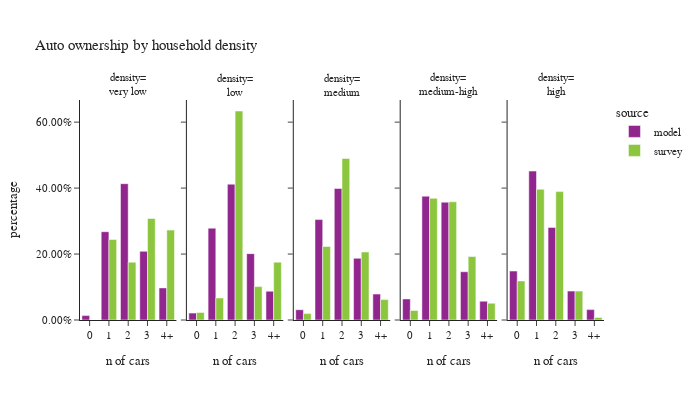

The notebook cell saved with this chart:
### Code cell
plot_auto(hh.dropna(subset=['hh_density_group']),'hh_density_group','household density','density')

### Figure 1 — Plotly figure (JSON) as saved in the notebook; plotly's stock layout.template omitted (floating-point values rounded to 4 significant figures)
{"data": [{"alignmentgroup": "True", "hovertemplate": "source=model<br>hh_density_group=very low<br>auto_ownership_simple=%{x}<br>percentage=%{y}<extra></extra>", "legendgroup": "model", "marker": {"color": "#91268F", "pattern": {"shape": ""}}, "name": "model", "offsetgroup": "model", "orientation": "v", "showlegend": true, "textposition": "auto", "type": "bar", "x": ["0", "1", "2", "3", "4+"], "xaxis": "x", "y": [0.01335, 0.2677, 0.4134, 0.2082, 0.09736], "yaxis": "y"}, {"alignmentgroup": "True", "hovertemplate": "source=model<br>hh_density_group=low<br>auto_ownership_simple=%{x}<br>percentage=%{y}<extra></extra>", "legendgroup": "model", "marker": {"color": "#91268F", "pattern": {"shape": ""}}, "name": "model", "offsetgroup": "model", "orientation": "v", "showlegend": false, "textposition": "auto", "type": "bar", "x": ["0", "1", "2", "3", "4+"], "xaxis": "x2", "y": [0.02089, 0.2786, 0.4119, 0.2013, 0.08735], "yaxis": "y2"}, {"alignmentgroup": "True", "hovertemplate": "source=model<br>hh_density_group=medium<br>auto_ownership_simple=%{x}<br>percentage=%{y}<extra></extra>", "legendgroup": "model", "marker": {"color": "#91268F", "pattern": {"shape": ""}}, "name": "model", "offsetgroup": "model", "orientation": "v", "showlegend": false, "textposition": "auto", "type": "bar", "x": ["0", "1", "2", "3", "4+"], "xaxis": "x3", "y": [0.03117, 0.3045, 0.3988, 0.187, 0.07859], "yaxis": "y3"}, {"alignmentgroup": "True", "hovertemplate": "source=model<br>hh_density_group=medium-high<br>auto_ownership_simple=%{x}<br>percentage=%{y}<extra></extra>", "legendgroup": "model", "marker": {"color": "#91268F", "pattern": {"shape": ""}}, "name": "model", "offsetgroup": "model", "orientation": "v", "showlegend": false, "textposition": "auto", "type": "bar", "x": ["0", "1", "2", "3", "4+"], "xaxis": "x4", "y": [0.0639, 0.3756, 0.3573, 0.1464, 0.05692], "yaxis": "y4"}, {"alignmentgroup": "True", "hovertemplate": "source=model<br>hh_density_group=high<br>auto_ownership_simple=%{x}<br>percentage=%{y}<extra></extra>", "legendgroup": "model", "marker": {"color": "#91268F", "pattern": {"shape": ""}}, "name": "model", "offsetgroup": "model", "orientation": "v", "showlegend": false, "textposition": "auto", "type": "bar", "x": ["0", "1", "2", "3", "4+"], "xaxis": "x5", "y": [0.1485, 0.4516, 0.2808, 0.08767, 0.03147], "yaxis": "y5"}, {"alignmentgroup": "True", "hovertemplate": "source=survey<br>hh_density_group=very low<br>auto_ownership_simple=%{x}<br>percentage=%{y}<extra></extra>", "legendgroup": "survey", "marker": {"color": "#8CC63E", "pattern": {"shape": ""}}, "name": "survey", "offsetgroup": "survey", "orientation": "v", "showlegend": true, "textposition": "auto", "type": "bar", "x": ["0", "1", "2", "3", "4+"], "xaxis": "x", "y": [7.488e-05, 0.2442, 0.1753, 0.3079, 0.2726], "yaxis": "y"}, {"alignmentgroup": "True", "hovertemplate": "source=survey<br>hh_density_group=low<br>auto_ownership_simple=%{x}<br>percentage=%{y}<extra></extra>", "legendgroup": "survey", "marker": {"color": "#8CC63E", "pattern": {"shape": ""}}, "name": "survey", "offsetgroup": "survey", "orientation": "v", "showlegend": false, "textposition": "auto", "type": "bar", "x": ["0", "1", "2", "3", "4+"], "xaxis": "x2", "y": [0.0229, 0.06663, 0.6338, 0.1013, 0.1754], "yaxis": "y2"}, {"alignmentgroup": "True", "hovertemplate": "source=survey<br>hh_density_group=medium<br>auto_ownership_simple=%{x}<br>percentage=%{y}<extra></extra>", "legendgroup": "survey", "marker": {"color": "#8CC63E", "pattern": {"shape": ""}}, "name": "survey", "offsetgroup": "survey", "orientation": "v", "showlegend": false, "textposition": "auto", "type": "bar", "x": ["0", "1", "2", "3", "4+"], "xaxis": "x3", "y": [0.0194, 0.2229, 0.4897, 0.2062, 0.06179], "yaxis": "y3"}, {"alignmentgroup": "True", "hovertemplate": "source=survey<br>hh_density_group=medium-high<br>auto_ownership_simple=%{x}<br>percentage=%{y}<extra></extra>", "legendgroup": "survey", "marker": {"color": "#8CC63E", "pattern": {"shape": ""}}, "name": "survey", "offsetgroup": "survey", "orientation": "v", "showlegend": false, "textposition": "auto", "type": "bar", "x": ["0", "1", "2", "3", "4+"], "xaxis": "x4", "y": [0.02891, 0.369, 0.3585, 0.1926, 0.05093], "yaxis": "y4"}, {"alignmentgroup": "True", "hovertemplate": "source=survey<br>hh_density_group=high<br>auto_ownership_simple=%{x}<br>percentage=%{y}<extra></extra>", "legendgroup": "survey", "marker": {"color": "#8CC63E", "pattern": {"shape": ""}}, "name": "survey", "offsetgroup": "survey", "orientation": "v", "showlegend": false, "textposition": "auto", "type": "bar", "x": ["0", "1", "2", "3", "4+"], "xaxis": "x5", "y": [0.1185, 0.3967, 0.3894, 0.08764, 0.007796], "yaxis": "y5"}], "layout": {"annotations": [{"font": {}, "showarrow": false, "text": "density=<br>very low", "x": 0.092, "xanchor": "center", "xref": "paper", "y": 1.0, "yanchor": "bottom", "yref": "paper"}, {"font": {}, "showarrow": false, "text": "density=<br>low", "x": 0.296, "xanchor": "center", "xref": "paper", "y": 1.0, "yanchor": "bottom", "yref": "paper"}, {"font": {}, "showarrow": false, "text": "density=<br>medium", "x": 0.5, "xanchor": "center", "xref": "paper", "y": 1.0, "yanchor": "bottom", "yref": "paper"}, {"font": {}, "showarrow": false, "text": "density=<br>medium-high", "x": 0.704, "xanchor": "center", "xref": "paper", "y": 1.0, "yanchor": "bottom", "yref": "paper"}, {"font": {}, "showarrow": false, "text": "density=<br>high", "x": 0.908, "xanchor": "center", "xref": "paper", "y": 1.0, "yanchor": "bottom", "yref": "paper"}], "barmode": "group", "font": {"size": 11}, "height": 400, "legend": {"title": {"text": "source"}, "tracegroupgap": 0}, "title": {"text": "Auto ownership by household density"}, "width": 700, "xaxis": {"anchor": "y", "domain": [0.0, 0.184], "title": {"text": "n of cars"}}, "xaxis2": {"anchor": "y2", "domain": [0.204, 0.388], "matches": "x", "title": {"text": "n of cars"}}, "xaxis3": {"anchor": "y3", "domain": [0.408, 0.592], "matches": "x", "title": {"text": "n of cars"}}, "xaxis4": {"anchor": "y4", "domain": [0.612, 0.796], "matches": "x", "title": {"text": "n of cars"}}, "xaxis5": {"anchor": "y5", "domain": [0.816, 1.0], "matches": "x", "title": {"text": "n of cars"}}, "yaxis": {"anchor": "x", "domain": [0.0, 1.0], "tickformat": ".2%", "title": {"text": "percentage"}}, "yaxis2": {"anchor": "x2", "domain": [0.0, 1.0], "matches": "y", "showticklabels": false}, "yaxis3": {"anchor": "x3", "domain": [0.0, 1.0], "matches": "y", "showticklabels": false}, "yaxis4": {"anchor": "x4", "domain": [0.0, 1.0], "matches": "y", "showticklabels": false}, "yaxis5": {"anchor": "x5", "domain": [0.0, 1.0], "matches": "y", "showticklabels": false}}}
